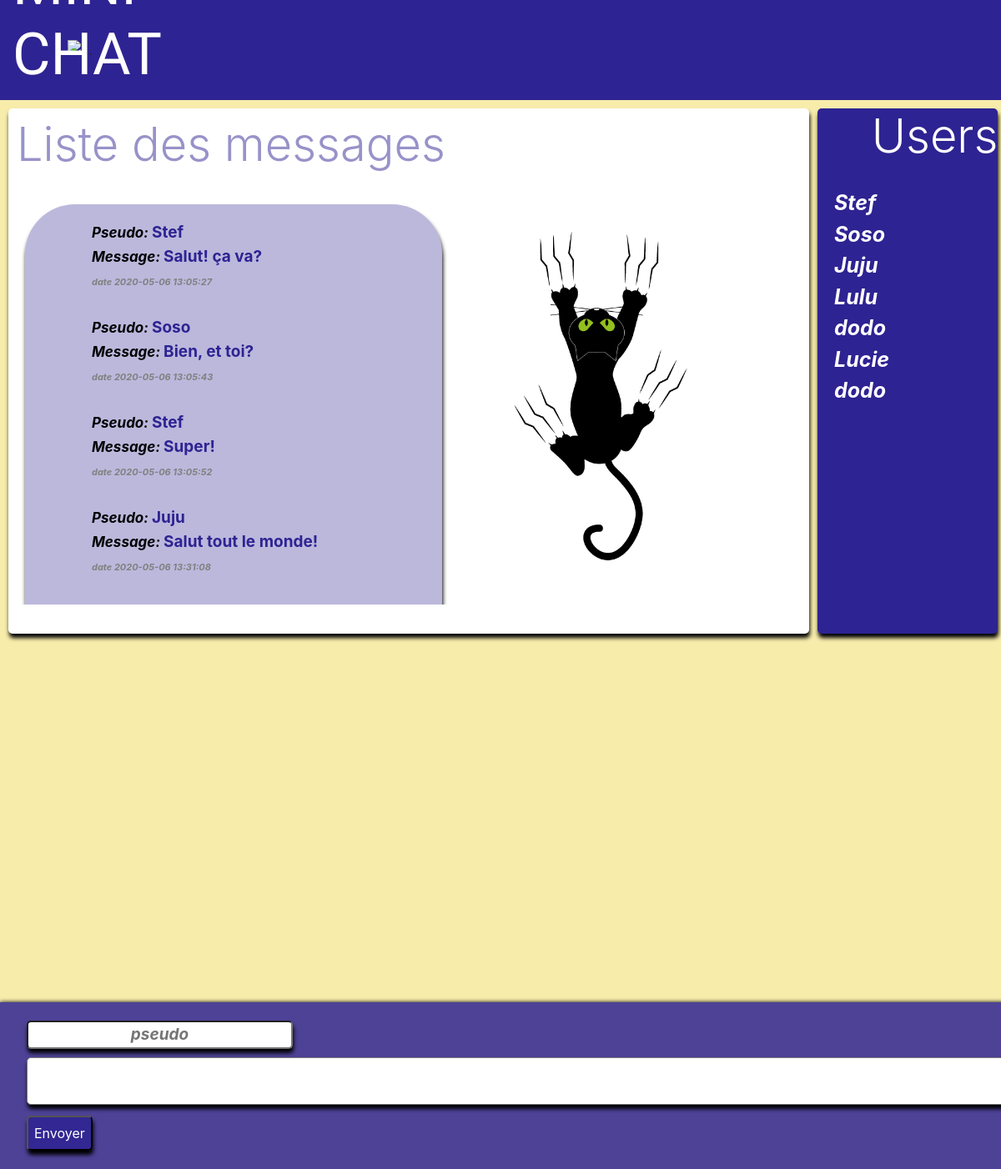
The page / on the database its author committed.
### tables this page shows
CREATE TABLE `messages` (
  `id` int(11) NOT NULL,
  `user_id` int(11) NOT NULL,
  `message` text NOT NULL,
  `ip_address` varchar(39) DEFAULT NULL,
  `created_at` datetime NOT NULL
);

CREATE TABLE `users` (
  `id` int(11) NOT NULL,
  `nickname` varchar(255) NOT NULL,
  `created_at` datetime NOT NULL,
  `ip_address` varchar(39) DEFAULT NULL,
  `color` varchar(20) DEFAULT NULL
);

### index.php (the view, shortened to what this page needs)
<?php
include './PDO/connexion.php';
$allMessagesStatement = $bdd->query('SELECT messages.*, users.nickname FROM messages INNER JOIN users WHERE users.id = messages.user_id');
$allMessages = $allMessagesStatement->fetchAll(PDO::FETCH_ASSOC);
$allUsersStatement = $bdd->query('SELECT * FROM users WHERE id');
$allUsers = $allUsersStatement->fetchAll(PDO::FETCH_ASSOC);
?>
<!DOCTYPE html>
<html lang="en">
<head>
<link rel="stylesheet" href="https://stackpath.bootstrapcdn.com/bootstrap/4.4.1/css/bootstrap.min.css">
<link href="./css/style.css" rel="stylesheet">
</head>
<body>
<header class="container-fluid" >
    <div class="row">
        <div class="col-12">
            <nav id="navhome" class="navbar navbar-expand-lg navbar-light" style="background-color: rgba(0, 0, 0, 0);">
                <img src="./images/cat4.png" alt="...">
        <div class="collapse navbar-collapse" id="navbarNavAltMarkup">
        <div class="navbar-nav">
                <h1>MINI CHAT</h1>
        </div>
        </div>
            </nav>
</div>
</div>
</header>
<div id="home" class="container-fluid">
    <div class="row">
        <div class="msgarea">
            <h1 class="display-4">Liste des messages</h1>
             <div class="chat">
             <p class="msg">  <?php
                    foreach($allMessages as $message){?>
                    <span class="p1">Pseudo: </span><?= $message["nickname"].'<br>';?>
                    <span class="p2">Message: </span><?= $message["message"].'<br>';?>
                    <span class="p3">date <?=$message["created_at"].'<br>'.'<br>';?></span>
                        <?php } ?></p>
                    </div>
        </div>
        <div class="usersarea">
            <h1 class="display-4">Users</h1>
                <p>
                    <?php
                    foreach($allUsers as $user){
                        echo($user["nickname"]).'<br>';
                    }?>
                </p>
        </div>
    </div>
</div>
<footer class="container-fluid">
<div class="row" >
<div class="col-2">
<form action="registration_form_correc.php" method="post">
<input type="text" placeholder="pseudo" name="nickname" value="<?= $_COOKIE['nickname']??"" ?>" required>
<textarea name="message"  rows="2" cols="220"  required> </textarea>
<button type="submit"> Envoyer </button>
</form>
</div>
</div>
</footer>
</body>
</html>

### css/style.css (style rules this page uses)
body { background-color: rgba(236, 205, 27, 0.363) ; }
header { background-color: rgb(46, 35, 146) ; margin: 0; padding: 0; }
nav div { margin-left:350px; }
nav img { margin-left: 50px; width:150px; }
nav h1 { color:white; font-family: 'Modak', cursive; font-size: 70px; display:inline-block; position: absolute; bottom: 5px; right:850px; }
nav { height:120px; }
.msgarea { text-align: justify; border: 2px rgb(46, 35, 146); vertical-align: middle; box-sizing: border-box; position: relative; width:80%; height:630px; color: rgba(46, 35, 146, 0.493); margin-left:10px; margin-top:10px; background-color: rgb(255, 255, 255) ; box-shadow: 1px 5px 5px black; border-radius: 5px; }
.msgarea h1 { padding:10px; }
.msgarea .chat { overflow: auto; padding: 20px; height:500px; text-align: justify; color: rgb(46, 35, 146); background: right / contain no-repeat url("../images/cat2.png"); border: 2px black; font-size: 19px; font-weight: bold; }
.chat .msg { border-radius: 60px 60px 60px 60px; background-color: rgba(46, 35, 146, 0.322); width:500px; box-shadow: 1px 5px 5px black; padding-left: 80px; padding-top: 20px; }
.chat .p1 { font-size: 17px; font-style: italic; color:black; }
.chat .p2 { font-size: 17px; font-style: italic; color:black; }
.chat .p3 { font-size: 11px; font-style: italic; color:grey; }
.usersarea { text-align: justify; border: 2px black; vertical-align: middle; box-sizing: border-box; position: absolute; margin-left:20px; margin-top:10px; left:80%; width:18%; height:630px; color: white; box-shadow: 1px 5px 5px black; background-color: rgb(46, 35, 146) ; border-radius: 5px; }
.usersarea h1 { padding-left:30%; }
.usersarea p { color:white; font-style: italic; font-weight: bold; padding: 20px; font-size: 25px; }
footer { background-color: rgb(46, 35, 146, 0.842); height:200px; margin: 0; padding: 10px; position:fixed; bottom:0; left:0; right:0; box-shadow: 5px 5px 5px 5px black; }
footer form { margin-top: 7%; margin-left: 10%; }
input { border-radius: 5px; color:rgb(46, 35, 146); font-weight: bold; text-align: center; font-size: 19px; font-style: italic; box-shadow: 1px 5px 5px black; margin-bottom: 10px; }
textarea { border-radius: 5px; color:rgb(46, 35, 146); font-size: 17px; box-shadow: 1px 5px 5px black; margin-bottom: 7px; }
button { background-color: rgb(46, 35, 146, 0.842); padding:7px; border-radius: 5px; color: white; box-shadow: 1px 5px 5px black; }

### rows shown on the page
messages: user.nickname "Stef", message "Salut! ça va?", created_at "2020-05-06 13:05:27"
messages: user.nickname "Soso", message "Bien, et toi?", created_at "2020-05-06 13:05:43"
messages: user.nickname "Stef", message "Super!", created_at "2020-05-06 13:05:52"
messages: user.nickname "Juju", message "Salut tout le monde!", created_at "2020-05-06 13:31:08"
users: nickname "Stef"
users: nickname "Soso"
users: nickname "Juju"
users: nickname "Lulu"
users: nickname "dodo"
users: nickname "Lucie"
users: nickname "dodo"
